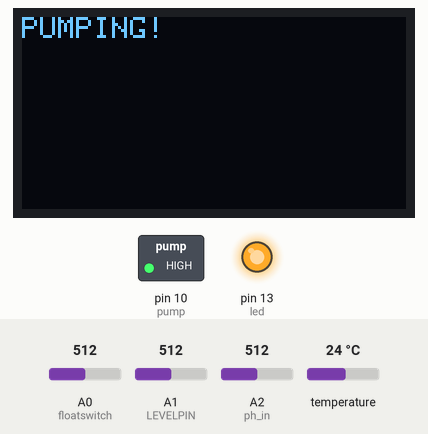
A sketch run on a simulated Arduino Uno, built with avr-gcc and run on an emulated ATmega328P. On the bench: 128×64 one-colour display, switched loads named in the sketch (green lamp = pin HIGH), output pins drawn as LEDs (lit = HIGH). The test bench sets the inputs (shaded band); at power-on: A0 (floatswitch) = 512, A1 (LEVELPIN) = 512, A2 (ph_in) = 512, temperature 24 °C. The display library's start-up logo is not drawn; what the sketch prints to the serial monitor is not drawn.

Above: at 2.2 s.
At 3.9 s:
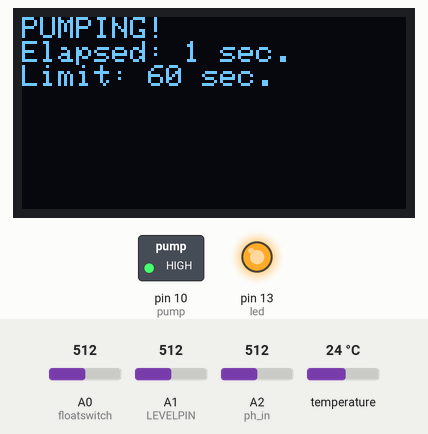
4.0 s: A0 (floatswitch) set to 493
At 4.5 s:
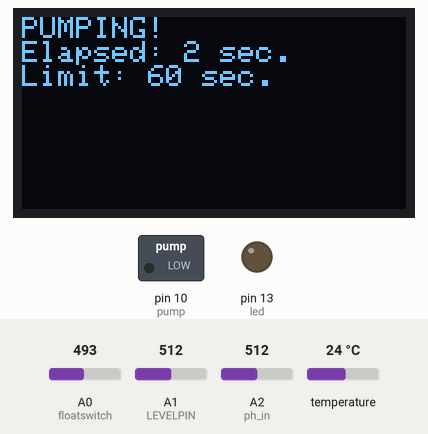
At 7.2 s:
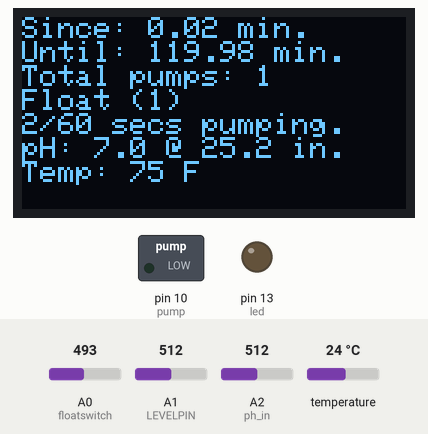
Timing chart, 0 to 8.7 s (numbered marks = the images above; inputs shaded):
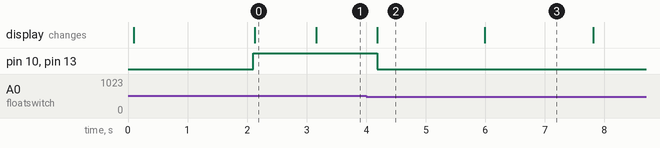

Measured:
- the behaviour switches between 501 and 500 on A0 (floatswitch) (found by bisection; images 1 and 2)
- after the input at 4.0 s, pin 10 (pump), pin 13 (led): HIGH → LOW after 0.19 s
- what the display in image 0 shows lasts 1.1 s, from 2.1 s to 3.2 s
- what the display in image 2 shows lasts 1.8 s, from 4.2 s to 6.0 s

The sketch:

hydropump.ino
```cpp
// include the LCD library
#include <SPI.h>
#include <Wire.h>
#include <math.h>
#include <Adafruit_GFX.h>
#include <Adafruit_SSD1306.h>
#include <OneWire.h>
#include <DallasTemperature.h>

#define OLED_RESET 4
Adafruit_SSD1306 display(OLED_RESET);

#define NUMFLAKES 10
#define XPOS 0
#define YPOS 1
#define DELTAY 2

#define ONE_WIRE_BUS 8
OneWire oneWire(ONE_WIRE_BUS);

DallasTemperature sensors(&oneWire);

#define LEVELRESISTOR 560
#define LEVELPIN A1

int led = 13;
int pump = 10;
int floatswitch = 0;
int counter = 0;
int interval = 120; //minutes
int max_pump_sec = 60; //seconds
int elapsed_sec = 0; //seconds
int pump_exit = 0;
int timer_exit = 0;
int float_exit = 0;
const int ph_in = A2;

int pump_it() {
  counter = 0;
  digitalWrite(pump, HIGH); //turn the pump on
  digitalWrite(led, HIGH);
  display.clearDisplay();
  display.setCursor(0,0);
  display.println("PUMPING!");
  display.display();
  while((analogRead(floatswitch)>500) && (counter < max_pump_sec)){  // While the float switch isn't floating:
    delay(1000); //keep the pump on
    counter = counter + 1; //count the number of seconds you've been pumping
    display.clearDisplay();
    display.setCursor(0,0);
    display.println("PUMPING!");
    display.print("Elapsed: "); display.print(counter); display.println(" sec.");
    display.print("Limit: "); display.print(max_pump_sec); display.println(" sec.");
    display.display();
  }
  digitalWrite(pump,LOW);
  digitalWrite(led, LOW);
  elapsed_sec = 0;
  if (counter < max_pump_sec) { // float switch triggered exit
    float_exit += 1;
    return counter;
  }
  else { // timer triggered exit
    timer_exit += 1;
    return 0;
  }
}

// the setup routine runs once when you press reset:
void setup() {
  Serial.begin(9600);
  sensors.begin();
  // by default, we'll generate the high voltage from the 3.3v line internally! (neat!)
  display.begin(SSD1306_SWITCHCAPVCC, 0x3C);  // initialize with the I2C addr 0x3D (for the 128x64)
  // init done
  display.display();
  // Clear the buffer.
  display.clearDisplay();
  display.setTextSize(1);
  display.setTextColor(WHITE);
  display.setCursor(0,0);
  display.println("Hello Hydro!");
  display.display();
  delay(2000);
  Serial.println("Welcome to Hydro");

  // initialize the digital pin as an output.
  pinMode(led, OUTPUT);
  digitalWrite(led, LOW);
  pinMode(pump, OUTPUT);
  pump_exit = pump_it();
}

// the loop routine runs over and over again forever:
void loop() {
  if (elapsed_sec == interval*60) {
    pump_exit = pump_it();
  }
  delay(1000UL);           // wait for a second
  elapsed_sec += 1;
  // Write some stats
  float elapsed_mins = elapsed_sec/60.0;
  float time_to_pump = interval - elapsed_mins;
  int pump_tot = timer_exit + float_exit;

  sensors.requestTemperatures();
  float tmp = sensors.getTempFByIndex(0);

  float reading = analogRead(LEVELPIN);
  // convert the value to resistance
  reading = (1023 / reading)  - 1;
  reading = LEVELRESISTOR / reading;
  // convert resistance to inches (assuming 560 ohm resistor)
  float level = -0.0082*reading+29.82;

  float pH = analogRead(ph_in)*14.0/1024.0;

  display.clearDisplay();
  display.setTextSize(1);
  display.setTextColor(WHITE);
  display.setCursor(0,0);
  display.print("Since: "); display.print(elapsed_mins); display.println(" min.");
  display.print("Until: "); display.print(time_to_pump); display.println(" min.");
  display.print("Total pumps: "); display.println(pump_tot);
  if (pump_exit == 0){
    display.print("Timer ("); display.print(timer_exit); display.println(")");
  }
  else {
    display.print("Float ("); display.print(float_exit); display.println(")");
  }

  display.print(counter); display.print("/"); display.print(max_pump_sec); display.println(" secs pumping.");
  display.print("pH: "); display.print(pH,1); display.print(" @ "); display.print(level, 1); display.println(" in.");
  display.print("Temp: "); display.print(tmp, 0); display.println(" F");
  display.display();
  Serial.print("Since: "); Serial.print(elapsed_mins); Serial.print(" Until: "); Serial.print(time_to_pump);
  Serial.print(" Count: "); Serial.print(pump_tot); Serial.print(" Time: "); Serial.print(counter); Serial.print("/"); Serial.println(max_pump_sec);
  Serial.print("pH: "); Serial.print(pH,1); Serial.print(" TempF: "); Serial.print(tmp,1); Serial.print(" Level: "); Serial.print(level,1); Serial.println(" in.");

}
```
